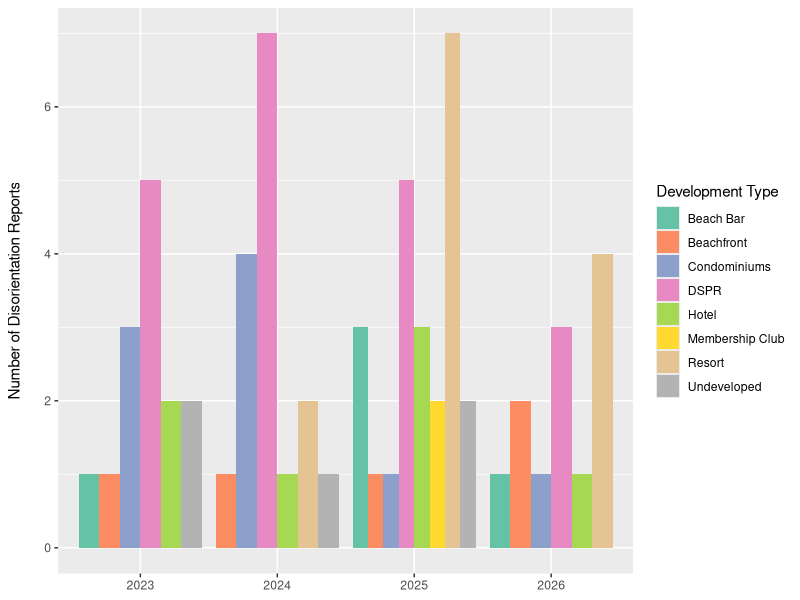
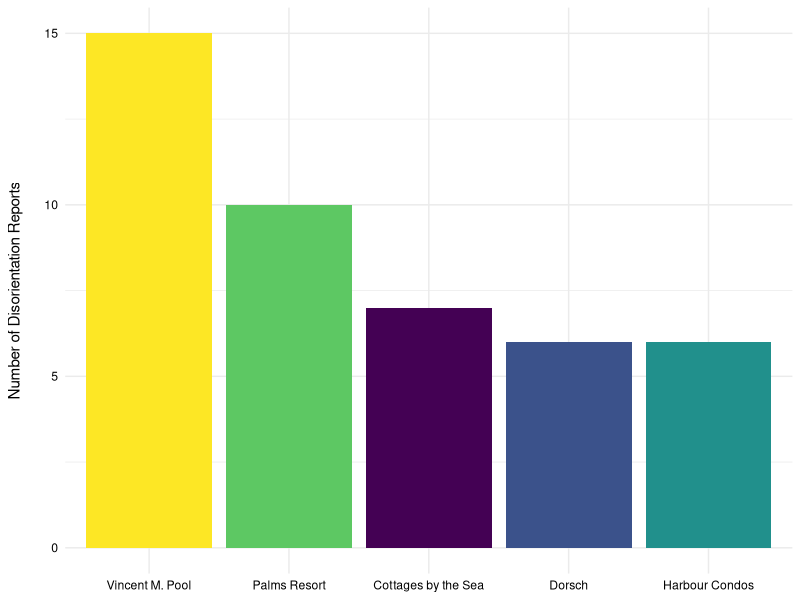
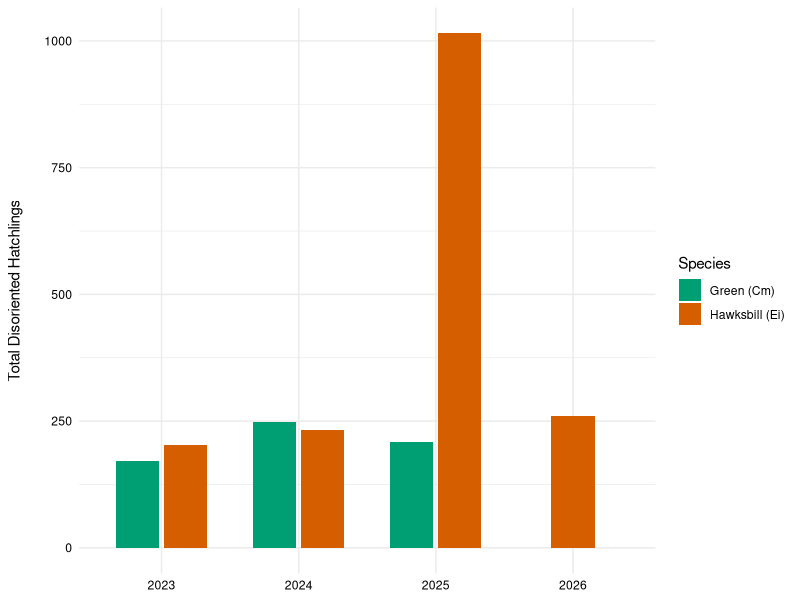
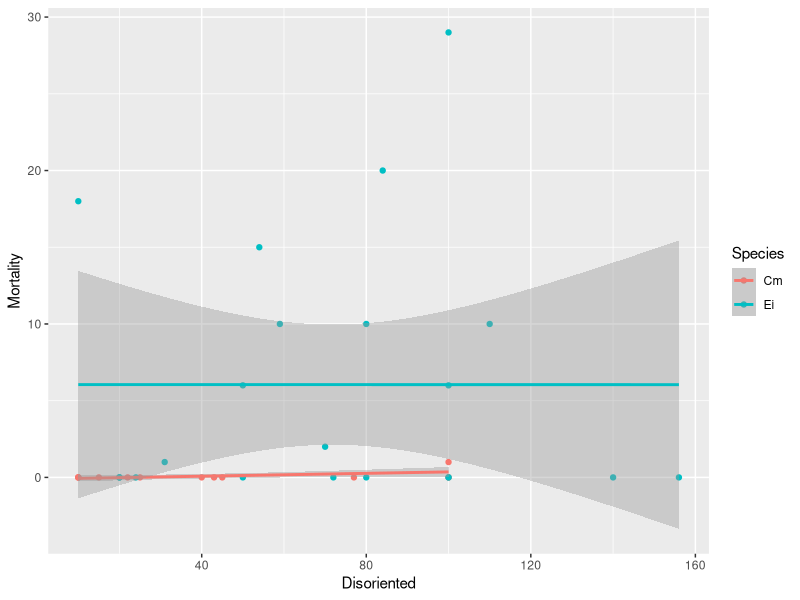
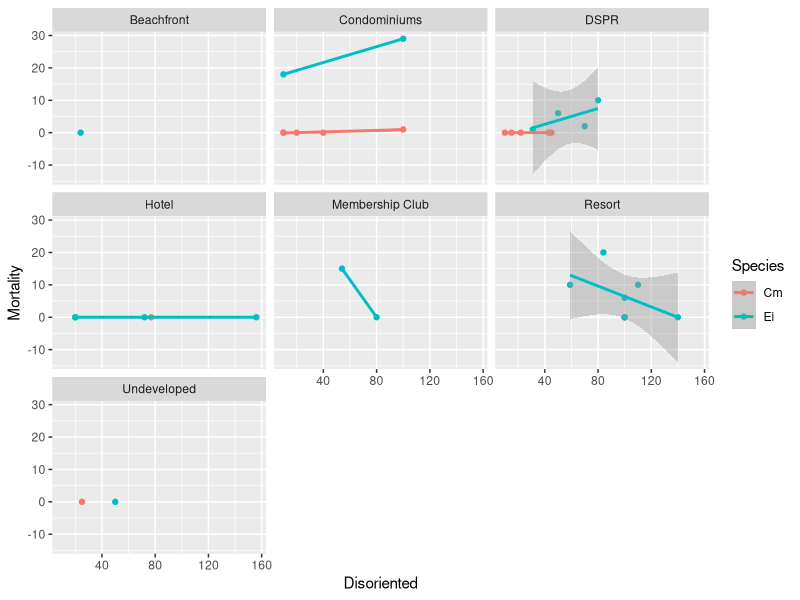
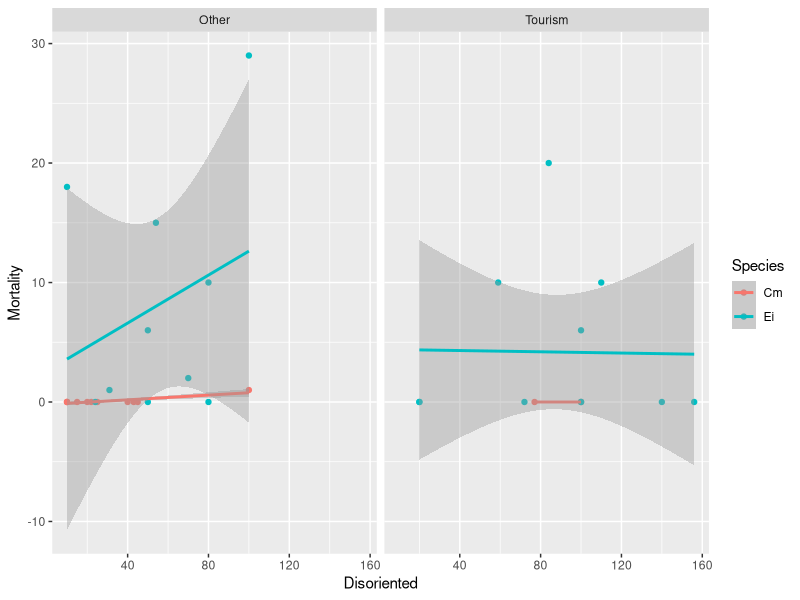
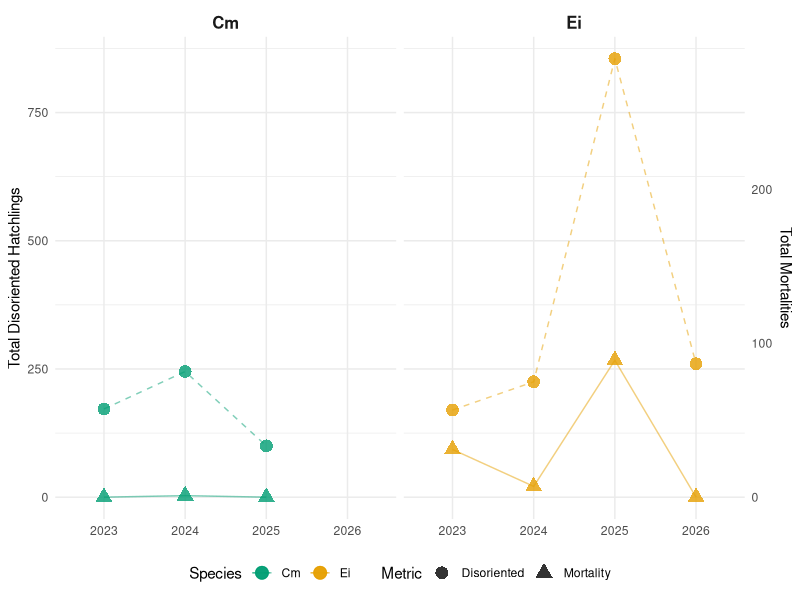

The R source for these figures, in order:

# Load libraries
library(tidyverse)
library(ggplot2)
library(dplyr)
library(tidyr)


# Set working directory

setwd("C:\\Users\\romin\\Desktop\\My Thesis\\SQM CSVs\\STAR Disorientation Data")

# Create a data name

stx_disorient <- read.csv("STAR_Disorientation Data.csv")

# Organize Property Types Across Years

property_type <-stx_disorient%>%
  select(Year, Property.Type)%>%
  filter(Property.Type!="")

# Organize Locations Across Yeats

location_reports <-stx_disorient%>%
  select(Year, Location)%>%
  filter(Location!="")%>%
  drop_na()
  

### Bar chart tallies property types across years
# Charts shows that disorientations occur more at DSPR and Resorts

ggplot(property_type, aes(x = as.factor(Year), fill = Property.Type)) +
  geom_bar(position = "dodge") +
  scale_fill_brewer(palette = "Set2") + #colorblind-safe colors
  labs(
    title = NULL,
    x = NULL,
    y = "Number of Disorientation Reports",
    fill = "Development Type"
  ) +
  theme(axis.title.y = element_text(margin = margin(t = 0, r = 15, b = 0, l = 0)))
  theme_minimal()
  
  
### Top 5 Locations with the highest disorientation reports
### Out of the 5 Locations 4 of them are in the West-End
  
top_locations <- stx_disorient %>%
    mutate(Location = trimws(Location)) %>%
    filter(!is.na(Location), Location != "", Location != "N/A") %>%
    count(Location, sort = TRUE) %>%
    slice_max(n, n = 5)


ggplot(top_locations, aes(x = reorder(Location, -n), y = n, fill = Location)) +
  geom_col(show.legend = FALSE) +
  scale_fill_viridis_d(option = "D") + #color blind safe colors
  labs(
    title = NULL,
    x = NULL,
    y = "Number of Disorientation Reports"
  ) +
  theme_minimal() +
  theme(axis.title.y = element_text(margin = margin(t = 0, r = 15, b = 0, l = 0)),
    axis.text = element_text(color = "black"))


### Clean the data for the number of disoriented hatchlings 

sum_dm <- stx_disorient %>%
  select(Year, Species, Sum.DM) %>%
  filter(
    if_all(
      everything(),
      ~ !is.na(.) & 
        trimws(.) != "" & 
        !toupper(trimws(.)) %in% c("UNK", "N/A", "NA"))) %>%
  mutate(Sum.DM = as.numeric(Sum.DM)) # Converts Sum.DM from text to numbers


### Summarize total disorientations for Cm and Ei 
sum_dm_totals <- sum_dm %>%
  group_by(Year, Species) %>%
  summarise(Total_DM = sum(Sum.DM, na.rm = TRUE), .groups = "drop")

### Bar Chart
ggplot(sum_dm_totals, aes(x = factor(Year), y = Total_DM, fill = Species)) +
  geom_col(position = position_dodge2(width = 0.8, preserve = "single"), width = 0.7) +
  scale_fill_manual(
    values = c(
      "Cm" = "#009E73", # Colorblind-safe bluish green
      "Ei" = "#D55E00"  # Colorblind-safe orange
    ),
    labels = c("Cm" = "Green (Cm)", "Ei" = "Hawksbill (Ei)")) +
  labs(
    x = NULL,
    y = "Total Disoriented Hatchlings",
    fill = "Species") +
  theme_minimal() +
  theme(
    axis.title.y = element_text(margin = margin(t = 0, r = 15, b = 0, l = 0)),
    axis.title.x = element_text(margin = margin(t = 10, r = 0, b = 0, l = 0)),
    axis.text = element_text(color = "black"))


# Mortality Across Years for Hawksbill and Green Turtle Hatchlings

mortality_years <- stx_disorient %>%
  select(Year, Species, Mortality, Disoriented) %>%
  drop_na(Year, Species, Mortality, Disoriented) %>%
  filter(Year != "", Species != "", Mortality != "", Disoriented != "")

# Cleans up the NA's and UNKs in the rows. 

mortality_clean <- stx_disorient %>%
  select(Year, Species, Mortality, Disoriented, Property.Type, Incident.Documented) %>%
  drop_na(Year, Species, Mortality, Disoriented, Property.Type,  Incident.Documented) %>%
  filter(
    Year != "", Species != "", Mortality != "", Disoriented != "",
    if_all(c(Year, Species, Mortality, Disoriented), ~ !.x %in% c("UNK", "N/A")))%>%
  mutate(Mortality=as.numeric(Mortality), Disoriented=as.numeric(Disoriented),Species=as.factor(Species),Prop=case_when(Property.Type%in% c("Hotel", "Resort")~"Tourism",TRUE~"Other"))


# Line of best fit

ggplot(mortality_clean,aes(x=Disoriented, y=Mortality, color=Species))+
  geom_point()+
  geom_smooth(method = "lm")

# Facet Wrap

ggplot(mortality_clean,aes(x=Disoriented, y=Mortality, color=Species))+
  geom_point()+
  geom_smooth(method = "lm")+
  facet_wrap(~Property.Type)

#New Variable
ggplot(mortality_clean,aes(x=Disoriented, y=Mortality, color=Species))+
  geom_point()+
  geom_smooth(method = "lm")+
  facet_wrap(~Prop)


### Summarize total counts per year and species
dual_axis_data <- mortality_clean %>%
  mutate(
    Mortality = as.numeric(Mortality),
    Disoriented = as.numeric(Disoriented)) %>%
  group_by(Year, Species) %>%
  summarise(
    Total_Mortality = sum(Mortality, na.rm = TRUE),
    Total_Disoriented = sum(Disoriented, na.rm = TRUE),
    .groups = "drop")

# Define our scale multiplier factor
scale_factor <- 3

# Dual Y axis
ggplot(dual_axis_data, aes(x = as.factor(Year), group = Species, color = Species)) +
  geom_point(aes(y = Total_Disoriented, shape = "Disoriented"), size = 4, alpha = 0.8) +
  geom_line(aes(y = Total_Disoriented), linetype = "dashed", alpha = 0.5) +
  geom_point(aes(y = Total_Mortality * scale_factor, shape = "Mortality"), size = 4, alpha = 0.8) +
  geom_line(aes(y = Total_Mortality * scale_factor), linetype = "solid", alpha = 0.5) +
  facet_wrap(~ Species) +
  scale_y_continuous(
    name = "Total Disoriented Hatchlings",
    sec.axis = sec_axis(~ . / scale_factor, name = "Total Mortalities")) +
  scale_color_manual(values = c("Cm" = "#009E73", "Ei" = "#E69F00")) +
  labs(
    title = NULL,
    x = NULL,
    shape = "Metric") +
  theme_minimal() +
  theme(
    strip.text = element_text(face = "bold", size = 12),
    legend.position = "bottom")
